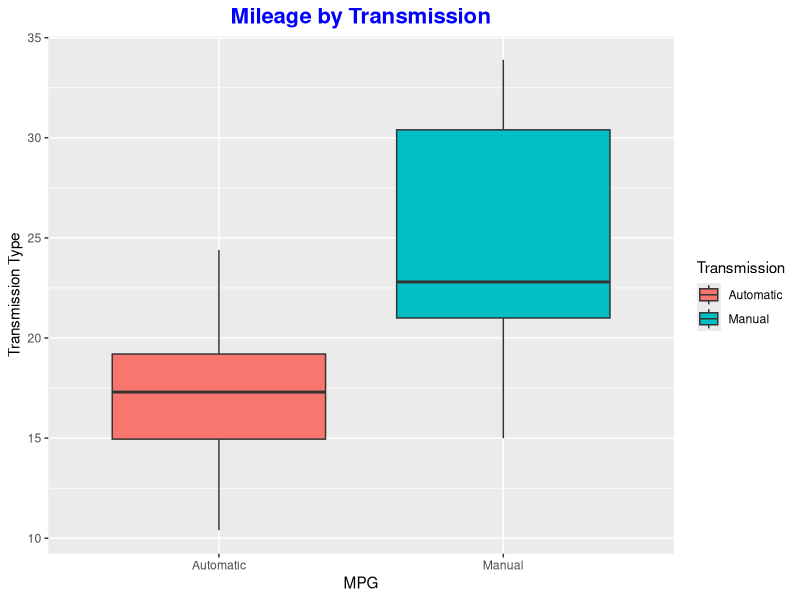
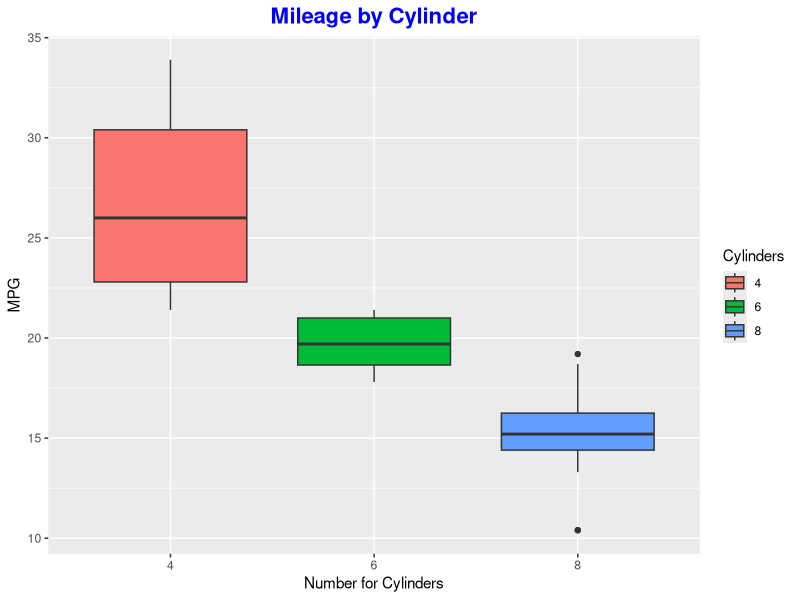
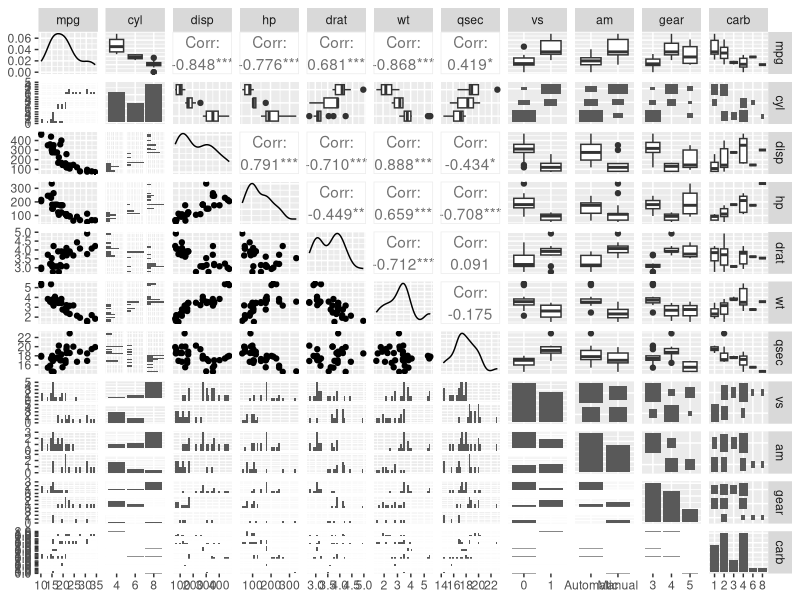
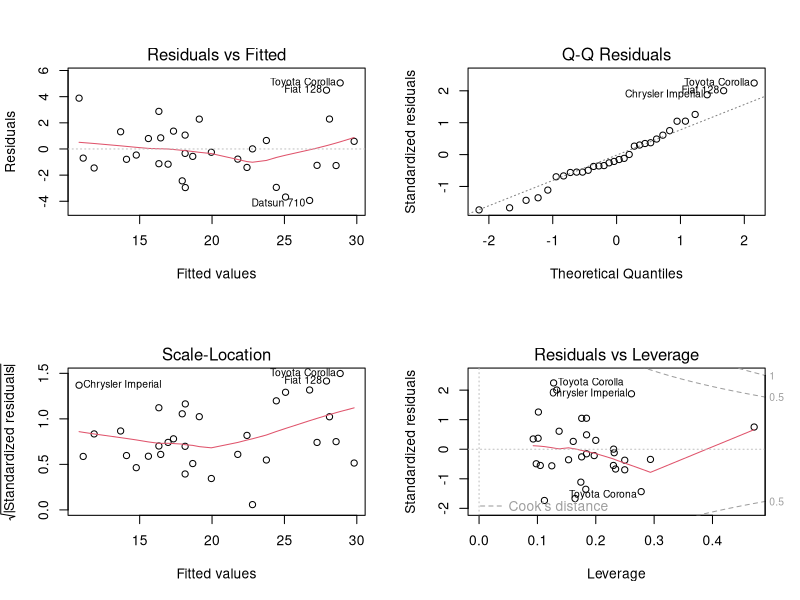

These figures' R source, in order:
library(datasets)
library(ggplot2)
library(corrplot)
library(GGally)
library(dplyr)
data(mtcars)
head(mtcars, 5)
str(mtcars)
summary(mtcars$mpg)

# Transform certain variables into factors
mtcars$cyl  <- factor(mtcars$cyl)
mtcars$vs   <- factor(mtcars$vs)
mtcars$gear <- factor(mtcars$gear)
mtcars$carb <- factor(mtcars$carb)
mtcars$am   <- factor(mtcars$am,labels=c("Automatic","Manual"))

table(mtcars$am)
aggregate(mpg~am, mtcars, mean)

g1 <-ggplot(aes(x=am, y=mpg), data=mtcars) + 
    geom_boxplot(aes(fill=am))+
    xlab("MPG") + ylab("Transmission Type") + ggtitle("Mileage by Transmission") +
    theme(plot.title = element_text(hjust = 0.5)) +
    scale_x_discrete(labels=c("Automatic","Manual")) +
    scale_fill_discrete(name="Transmission",labels=c("Automatic", "Manual")) +
    theme(plot.title = element_text(color="blue", size=16, face="bold"))
g1


g2 <-ggplot(aes(x=cyl, y=mpg), data=mtcars) + 
        geom_boxplot(aes(fill=cyl))+
        xlab("Number for Cylinders")+ylab("MPG") + ggtitle("Mileage by Cylinder")+
        theme(plot.title = element_text(hjust = 0.5)) +
        scale_x_discrete(labels=c(4,6,8)) +
        scale_fill_discrete(name="Cylinders",labels=c(4,6,8)) +
        theme(plot.title = element_text(color="blue", size=16, face="bold"))
g2



model1 <- lm(mpg~am, data=mtcars)
summary(model1)

model2 <- lm(mpg~ am + cyl  , data=mtcars)

summary(model2)

anova(model1, model2)

model3 <- lm(mpg~ am + cyl + wt , data=mtcars)

summary(model3)

anova(model1, model3)

model4 <- lm(mpg~ am + cyl + wt + hp , data=mtcars)

summary(model4)

anova(model1, model4)






g3 <- ggpairs(mtcars)
g3

par(mfrow = c(2,2))
plot(model4)

predicted <- predict(model4)

head(mtcars)


